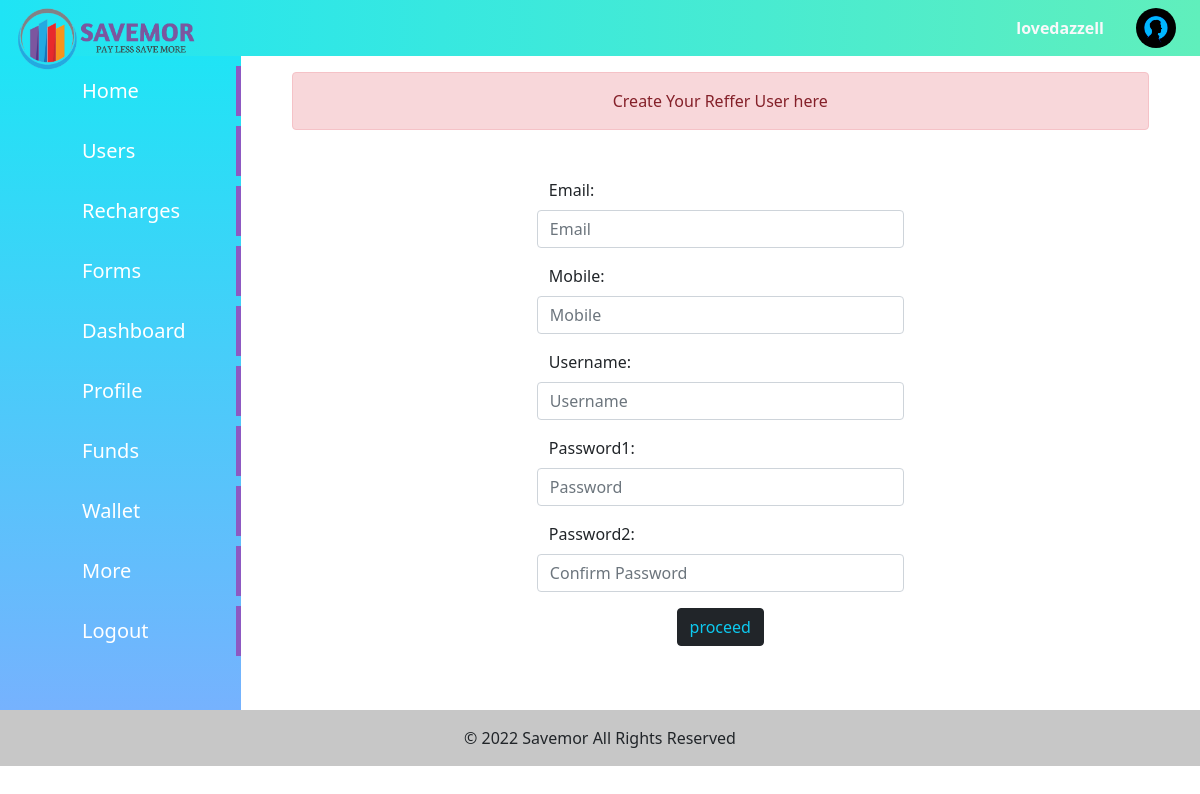
/dist/dist/ (signed in), run on the app's committed database.
### authentication/models.py (models this page shows)
class User(AbstractUser):
    username = models.CharField(max_length=50,blank = True, null = True)
    mobile = models.IntegerField(null=True,blank=True)
    status = models.CharField(max_length=100,default='I love Investments')
    profile_pic = models.ImageField(default='profile/profile.png',upload_to = 'profile')
    email = models.EmailField(unique=True)
    wallet = models.FloatField(default=0)
    kyc_status = models.BooleanField(default=False)
    kyc_pending = models.BooleanField(default=False)
    terms = models.BooleanField(default=False)
    distibutor_status = models.BooleanField(default=False)
    pin = models.IntegerField(null=True, blank= True)
    certificate_status = models.CharField(max_length=80,default='Regular')
    withdraw_amount = models.IntegerField(null=True)
    withdraw_status = models.BooleanField(default=False)
    Premium_user = models.BooleanField(default=False)
    premium_Created = models.DateField(null = True)
    refer_by = models.CharField(null=True,blank=True,max_length=70)
    USERNAME_FIELD = 'email'
    objects = UserManager()
    REQUIRED_FIELDS = []

### distributor/views.py (the view)
# urls.py: path('dist/',include('distributor.urls')),
def dist(request):
    if  request.user.is_authenticated:
        if request.method == "POST":
            form = singupform(request.POST)
            if form.is_valid():
                vname = form.cleaned_data['email']
                form.save()
                ref = User.objects.get(email = vname)
                ref.refer_by = request.user.email
                ref.save()
                return HttpResponseRedirect('/')
        else:
            form = singupform()
        context = {'form':form}
        return render(request,'dist/distributorsingup.html',context)
    else:
        return HttpResponseRedirect('/login/')

### authentication/forms.py (shortened to what this page needs)
class singupform(UserCreationForm):
    password1 = forms.CharField(widget=forms.PasswordInput(attrs={'class':'form-control','placeholder':'Password'}))
    password2 = forms.CharField(widget=forms.PasswordInput(attrs={'class':'form-control','placeholder':'Confirm Password'}))
    mobile = forms.IntegerField(widget=forms.NumberInput(attrs={'class':'form-control','placeholder':'Mobile'}))
    username =     UsernameField(required=True,widget=forms.TextInput(attrs={'class':'form-control','placeholder':'Username','autocomplete':'off'}))
    class Meta:
        model = User
        fields = ['email','mobile','username']
        widgets = {
               'email':forms.EmailInput(attrs={'class':'form-control','placeholder':'Email'}),
        }
        labels={
                'email':'Email'
        }

### distributor/templates/dist/distributorsingup.html (shortened to what this page needs)
{% extends "cust/base.html" %}
{% load static %}
{% block css %} {{block.super}}
<link rel="stylesheet" href="{% static 'cust/css/apply-fd.css' %}" />
{% endblock css %}
{% block content %}
<div class="container-sm ">
<div class="alert alert-danger text-center col-11 mx-auto mt-3">
    Create Your Reffer User here
</div>
<div class="form-fd my-5 " >
    <form action="" name="form" method="POST" novalidate>
    {% for field in  form %}
    <div class="mb-3 row">
      <div class="form-label"> {{field.label_tag}}</div>
       {{field}}
      </div>
    {% endfor %}
          <p class="text-center"><input type="submit" class="  btn btn-dark text-info "  value="proceed"></p>
    </form>
  </div>
</div>
{% endblock content %}

### cust/templates/cust/base.html (shortened to what this page needs)
<!DOCTYPE html>
{% load static %}
<html lang="en">
  <head>
  {% block css %}
  <link rel="stylesheet" href="{% static 'cust/css/bootstrap.css' %}" />
  <link rel="stylesheet" href="{% static 'cust/css/style.css' %}" />
  {% endblock css %}
  </head>
  <body>
    <header>
      <nav class="top bg-theme">
        <ul class="nav p-2">
          <li class="nav-item  h-100">
            <h4 class="my-auto" >
              <img src="{% static 'cust/images/savemor_logo1.png' %}" class="mx-2 logo-full"  style="width: 180px; position:absolute; " alt="">
            </h4>
          </li>
        </ul>
        <ul class="nav p-2">
          <li class="d-flex align-items-center ">
            <a class="nav-link  text-light  " href="{% url 'editprofile' %}"><b class="text-light" >{{request.user.username}}</b></a>
          </li>
          <li class="d-flex align-items-center ">
            <a href="{% url 'editprofile' %}"><img src="{{request.user.profile_pic.url}}" style="width: 40px;height: 40px; border-radius: 50%;" class="mx-3" alt="" >
            </a>
          </li>
        </ul>
      </nav>
    </header>
    <div class="content">
      <div class="content1 bg-panel">
        <div class="leftbar">
          <ul>
            {% if request.user.is_superuser == True %}
            <li class="">
             <a href="{% url  'admindisplay'%}">Home</a>
           </li>
           <li class="">
             <a href="{% url  'allusers'%}">Users</a>
           </li>
           <li class="">
            <a href="{% url 'recharge_admin'   %}">Recharges</a>
          </li>
           <li class="">
             <a href="{% url  'allforms'%}">Forms</a>
           </li>
            {% endif %}
             <li class="">
               <a href="{% url  'profile'%}">Dashboard</a>
             </li>
             <li><a href="{% url  'editprofile'%}">Profile</a></li>
             <li><a href="{% url  'userfdform'%}">Funds</a></li>
             <li><a href="{% url  'wallet'%}">Wallet</a></li>
             <li><a href="{% url  'setting'%}">More</a></li>
             <li><a href="{% url 'userlogout' %}">Logout</a></li>
        </ul>
        </div>
      </div>
      <div class="content2">
{% block content %}
{% endblock content %}
</div>
</div>
<footer style="background-color: rgb(248, 248, 248);" class=" text-center   text-lg-start">
  <div class="text-center p-3" style="background-color: rgba(0, 0, 0, 0.2);">
    © 2022 Savemor
    <a class="text-dark text-decoration-none " href=""> All Rights Reserved </a>
  </div>
</footer>
  </body>
</html>

### cust/static/cust/css/style.css (style rules this page uses)
* { margin: 0; padding:0; }
.top { display:flex; justify-content :space-between; }
.bg-theme { background:linear-gradient(to right,#1fe4f5,#60efbc) ; }
.bg-panel { background:linear-gradient(to bottom,#1fe4f5,#76b2fe) ; }
.leftbar { height: auto; display: flex; justify-content: center; }
.leftbar ul li { list-style-type: none; border-right: 5px solid #8d59c2; margin-top: 10px; padding: 10px 50px; transition: 0.5s; }
.leftbar ul li a { text-decoration: none; font-size: 20px; font-weight: 500; color:rgb(255, 255, 255); }
.content { display: grid; grid-template-columns: 0.2fr 1fr; }
.logo-full { display: block; }

### cust/static/cust/css/apply-fd.css (style rules this page uses)
.form-fd { display: flex; justify-content: center; }

### data on the page
User: user.username "lovedazzell", user.profile_pic (picture)

### other printed values
{{ field.label_tag }} "Email:" "Mobile:" "Username:" "Password1:" "Password2:"
